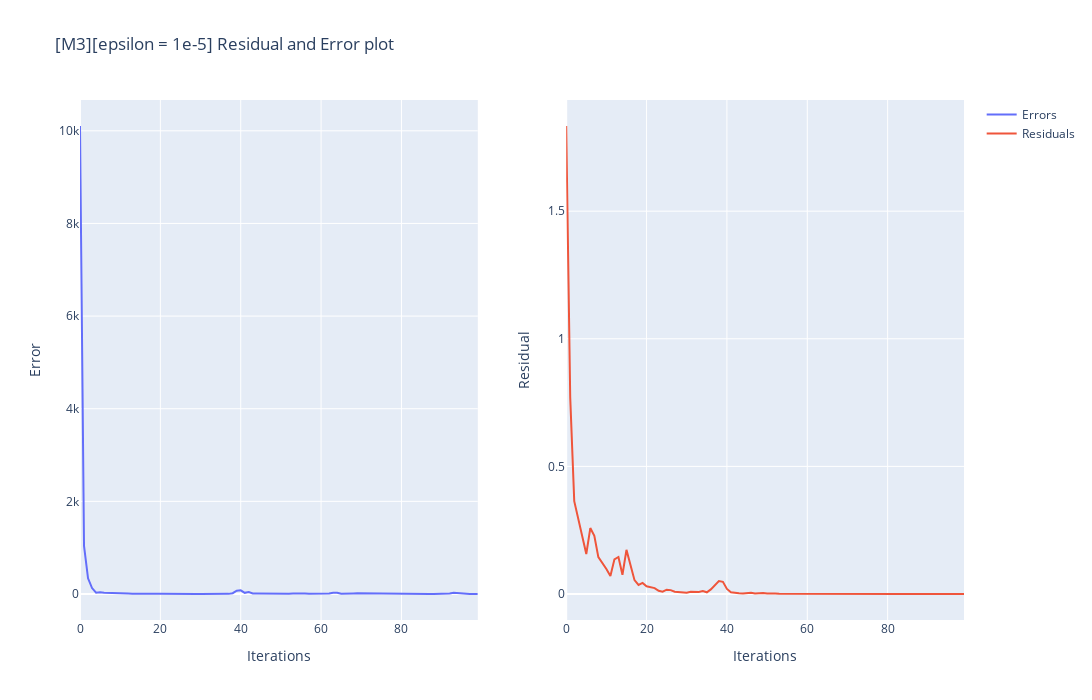

The notebook cell this image was saved under:
### Code cell
fig = make_subplots(rows=1, cols=2, shared_xaxes=False)
fig.add_trace( go.Scatter(x=list(range(0,len(errors_m3))), y=errors_m3,name="Errors"),
    row=1, col=1)
fig.add_trace(
    go.Scatter(x=list(range(0,len(residual_m3))), y=residual_m3,name="Residuals"), row=1, col=2
)
fig.update_xaxes(title_text="Iterations", row=1, col=1)
fig.update_yaxes(title_text="Error", row=1, col=1)
fig.update_xaxes(title_text="Iterations", row=1, col=2)
fig.update_yaxes(title_text="Residual", row=1, col=2)
fig.update_layout(height=700, width=1800,title_text="[M3][epsilon = 1e-5] Residual and Error plot").show()
